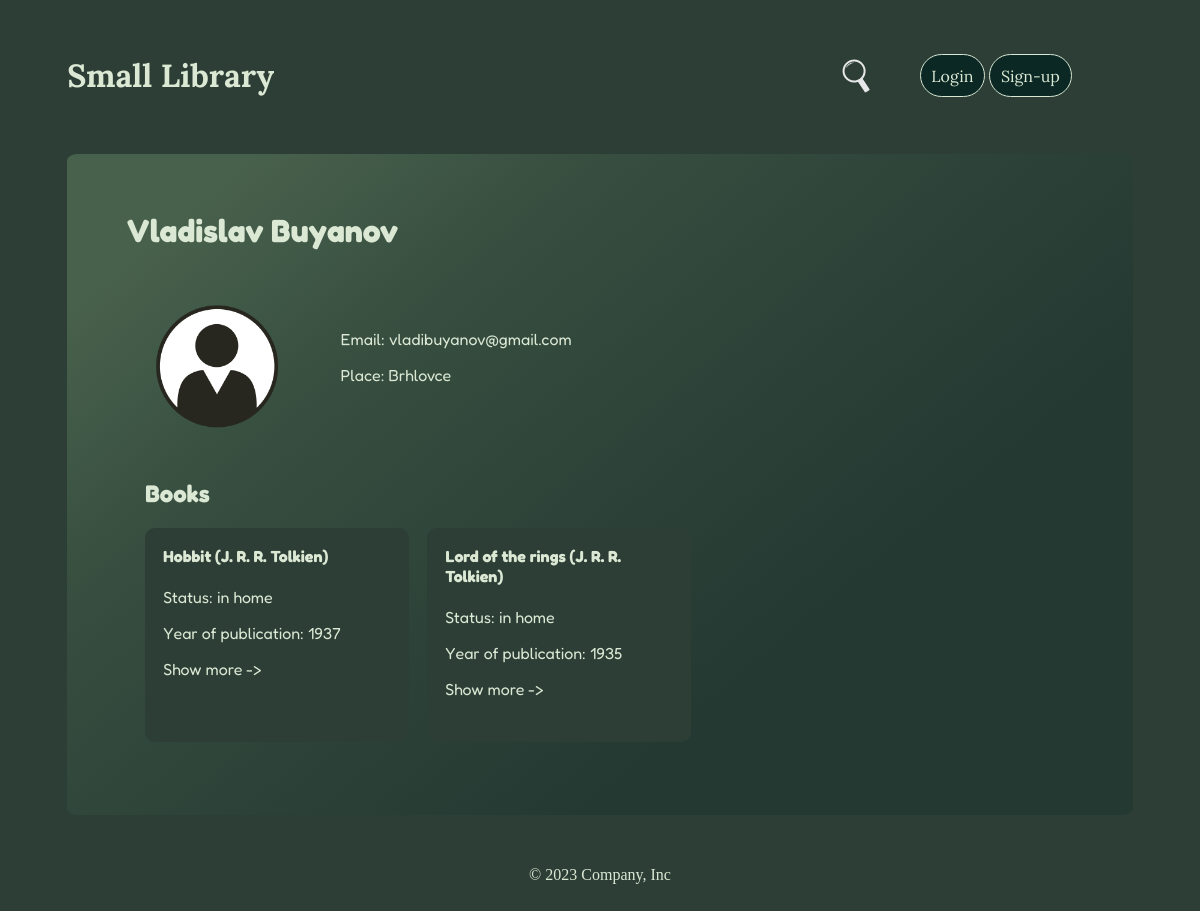
Page /user/1 on the committed database.
### myapp/core/models/user.py (models this page shows, shortened)
class User(UserMixin, db.Model):
    __tablename__ = 'user'
    id = db.Column(db.Integer, primary_key=True)
    name = db.Column(db.String(50), nullable=True)
    email = db.Column(db.String(260), nullable=True, unique=True)
    psw = db.Column(db.String(50), nullable=True)
    place = db.Column(db.String(32), nullable=True)
    user_photo = db.Column(db.String(50), default='default.png')
    books = db.relationship('Book', backref='user', uselist=True)

### myapp/core/models/book.py (models this page shows, shortened)
class Book(db.Model):
    __tablename__ = 'book'
    id = db.Column(db.Integer, primary_key=True)
    title = db.Column(db.String(50), nullable=True)
    author = db.Column(db.String(20))
    year_of_publication = db.Column(db.String(5))
    about = db.Column(db.String)
    owner = db.Column(db.Integer)
    user_id = db.Column(db.Integer, db.ForeignKey('user.id'))
    genre_id = db.Column(db.Integer, db.ForeignKey('genre.id'), nullable=True, default=None)

### myapp/core/routes/user.py (the view)
@users.route(f'{base_url}/<int:user_id>')
def user_page_view(user_id):
    template = f'{template_path}/user_page.html'
    data = user_page_func(user_id)
    return render_template(template, users=data[0], user=data[1], user_books=data[2], borrowed_books=data[3])

### myapp/core/functions/user.py (called while the page is built)
def query_to_db_all():
    return User.query.all(), Book.query.all()

def user_page_func(user_id):
    db_query = query_to_db_all()
    user = db_query[0][user_id - 1]
    user_books = [book for book in db_query[1] if book.owner == user_id]
    borrowed_books = [book for book in db_query[1] if book.owner != user_id and book.user_id == user_id]
    return db_query[0], user, user_books, borrowed_books

### myapp/templates/pages/user/user_page.html (shortened to what this page needs)
{% extends "base.html" %}
{% block content %}
<div id="user-page">
    <div id="user-header">
        {% include 'pages/user/user-page/user-header.html' %}
    </div>
    <div id="user-lib">
        <div id="user-profile">{% include 'pages/user/user-page/user-profile.html' %}</div>
        <div id="books-profile">
            {% include 'pages/user/user-page/user-books.html' %}
        </div>
    </div>
</div>
{% endblock %}

### myapp/templates/pages/user/user-page/user-header.html
{% if current_user.id == user.id %}
<h1>My Library</h1>
<div style="width: 30%; display: flex; align-items: center;">
  <a href="/user/{{user.id}}/exchange_history" style="margin-right:5%;">Exchange History</a>
  <a href="/book/add">Add New Book</a>
</div>
{% else %}
<h1>{{ user.name }}</h1>
{% endif %}

### myapp/templates/pages/user/user-page/user-profile.html (shortened to what this page needs)
<img src="/static/img/users-photo/{{ user.user_photo }}" alt="user-img">
<div>
  <p style="margin-top: 0;">Email: {{ user.email }}</p>
  <p>Place: {{ user.place }}</p>
</div>

### myapp/templates/pages/user/user-page/user-books.html (shortened to what this page needs)
<div id="user-books">
  <h2>Books</h2>
  <div class='book-cards'>
    {% for user_book in user_books %}
    <div class="book-card">
      <div class="books-text">
        <h4>{{ user_book.title }} ({{ user_book.author }})</h4>
        <div>
          {% if user_book.owner == user_book.user_id %}
          <p>Status: in home</p>
          {% else %}
          <p>Status: loan to {{ users[user_book.user_id - 1].name }}</p>
          {% endif %}
        </div>
        <div>
          <p>Year of publication: {{ user_book.year_of_publication }}</p>
          <p id="show_more_btn">Show more -></p>
        </div>
      </div>
    </div>
    {% endfor %}
  </div>
</div>

### myapp/static/css/user-page.css (style rules this page uses)
#user-page { font-family: 'Fredoka', sans-serif; }
#user-header { display: flex; align-items: center; justify-content: space-between; }
#user-lib { flex-direction: column; padding: 1%; }
#user-profile { padding: 1%; display: flex; align-items: center; }
#user-profile img { width: 150px; margin-right: 5%; }
#books-profile { padding: 1%; }
#user-books { display: flex; flex-direction: column; }
.book-cards { display: flex; flex-wrap: wrap; }
.book-card { margin-right: 2%; margin-bottom: 2%; padding: 2%; width: 25%; background-color: #2d3e36; border-radius: 10px; }
.books-text { margin-bottom: 25px; }
.books-text h4 { margin-top: 0; height: 20%; }

### myapp/static/css/style.css (style rules this page uses)
body { background-color: #2d3e36; }
.font-color { color: #dbe8d4; }

### rows in the picture
User: name "Vladislav Buyanov", user_photo (placeholder picture), email "vladibuyanov@gmail.com", place "Brhlovce"
Book: title "Hobbit", author "J. R. R. Tolkien", owner "Status: in home", year_of_publication "1937"
Book: title "Lord of the rings", author "J. R. R. Tolkien", owner "Status: in home", year_of_publication "1935"
